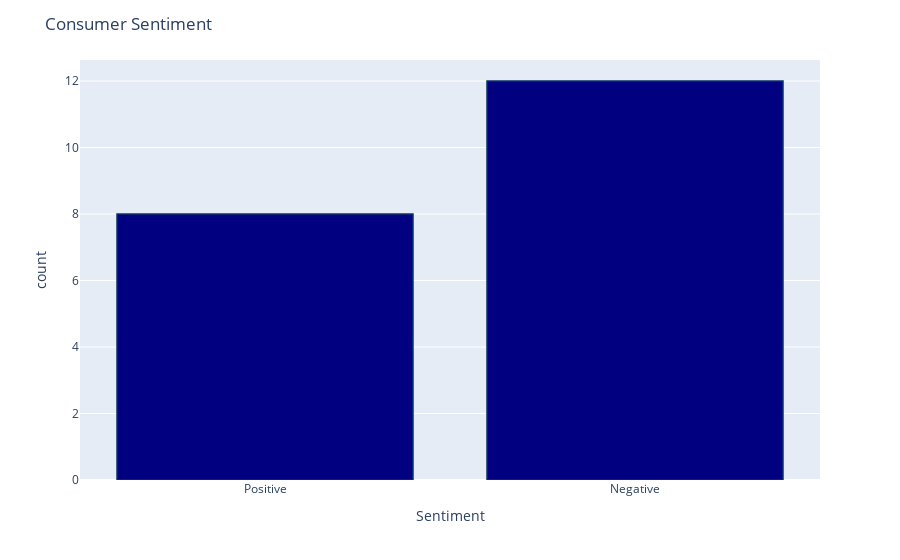

Notebook source saved alongside this figure:
### Code cell
fig = px.histogram(result1, x = "Sentiment")
fig.update_traces(marker_color = "navy", marker_line_color = 'rgb(8, 48, 107)',
                  marker_line_width = 1.5)
fig.update_layout(title_text = 'Consumer Sentiment')
fig.show()

### Figure 1 — Plotly figure (JSON) as saved in the notebook; plotly's stock layout.template omitted (floating-point values rounded to 4 significant figures)
{"data": [{"alignmentgroup": "True", "bingroup": "x", "hovertemplate": "Sentiment=%{x}<br>count=%{y}<extra></extra>", "legendgroup": "", "marker": {"color": "navy", "line": {"color": "rgb(8, 48, 107)", "width": 1.5}, "pattern": {"shape": ""}}, "name": "", "offsetgroup": "", "orientation": "v", "showlegend": false, "type": "histogram", "x": ["Positive", "Positive", "Positive", "Positive", "Negative", "Negative", "Negative", "Negative", "Negative", "Negative", "Negative", "Positive", "Negative", "Positive", "Negative", "Negative", "Negative", "Negative", "Positive", "Positive"], "xaxis": "x", "yaxis": "y"}], "layout": {"barmode": "relative", "legend": {"tracegroupgap": 0}, "margin": {"t": 60}, "title": {"text": "Consumer Sentiment"}, "xaxis": {"anchor": "y", "domain": [0, 1], "title": {"text": "Sentiment"}}, "yaxis": {"anchor": "x", "domain": [0, 1], "title": {"text": "count"}}}}
